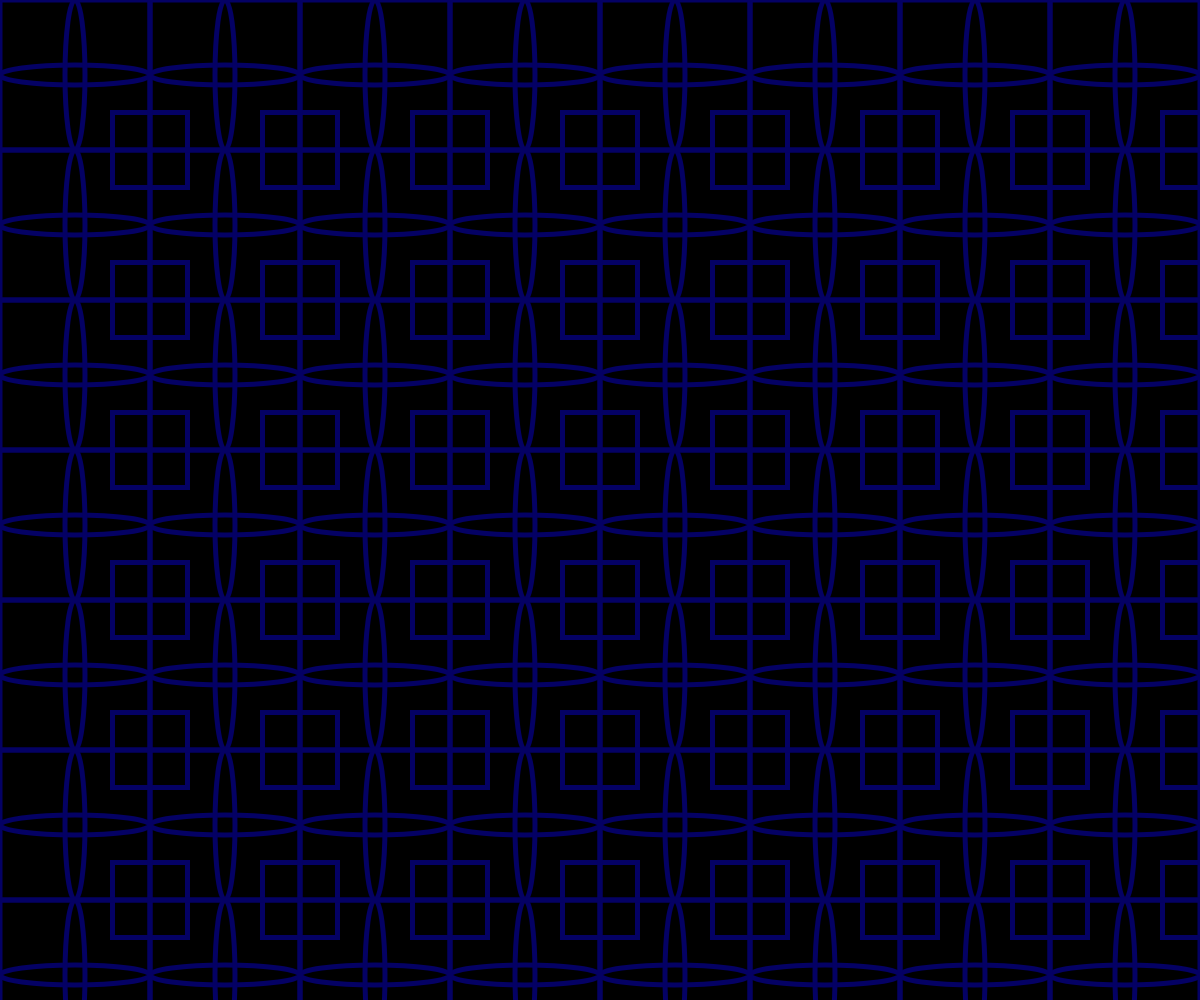
Frame 1 (no input)
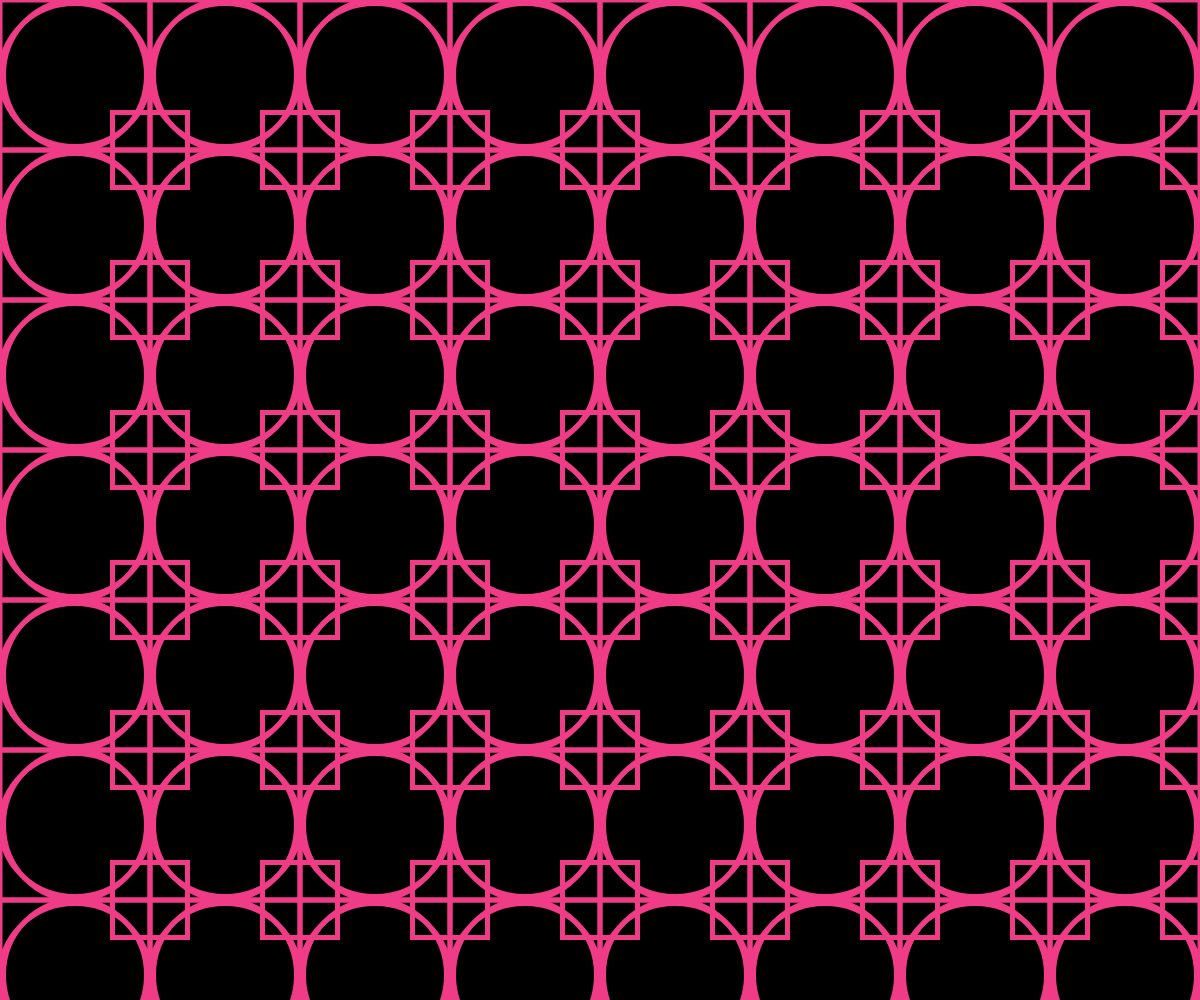
Frame 60 (no input)
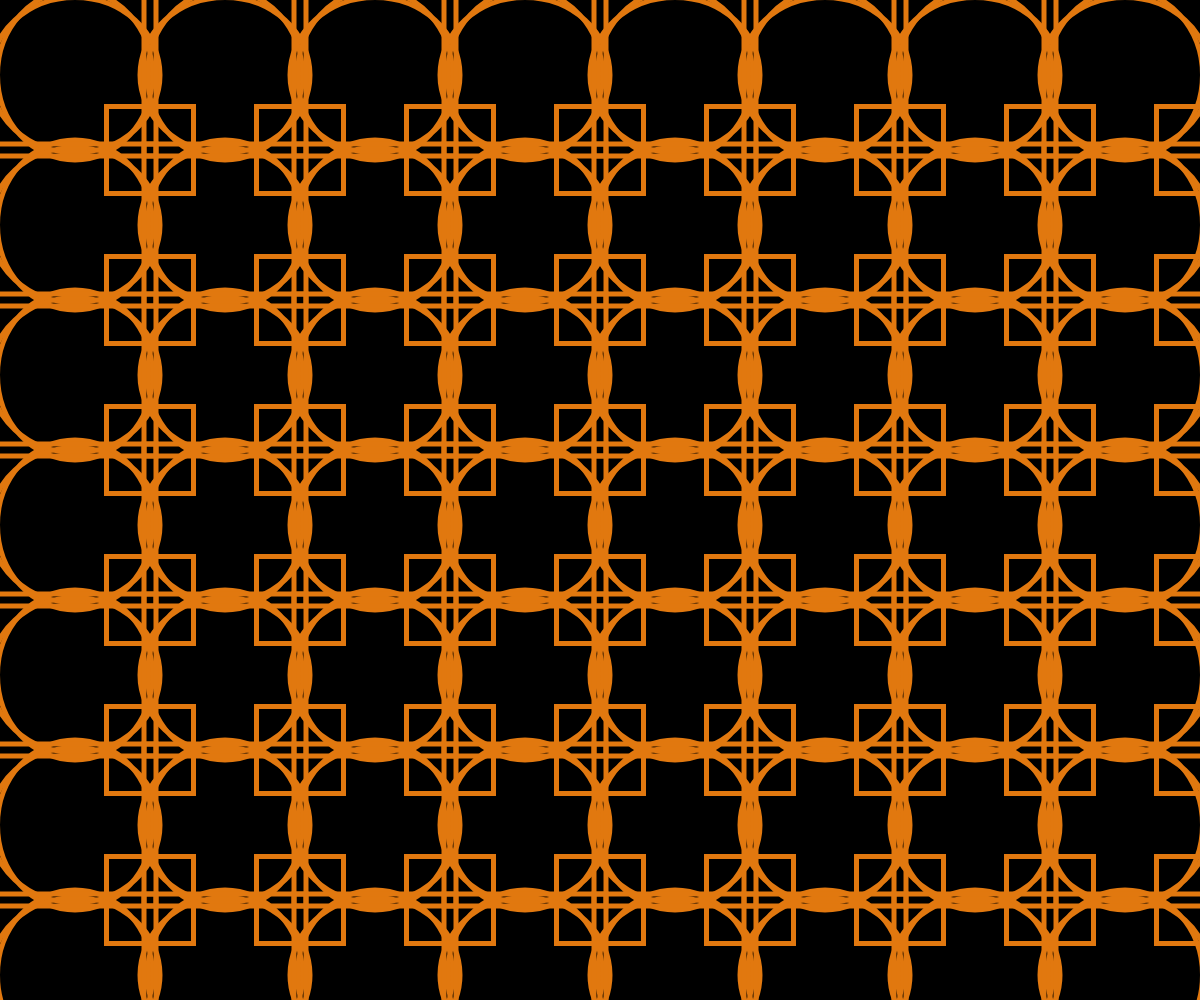
Frame 120 (the mouse pressed at the canvas centre since frame 60)

The p5.js sketch that drew these frames (run headless with seeded random() and noise() and a simulated clock; from frame 60 on, the mouse is pressed at the canvas centre):

// p5.js sketch
// ── sketch.js
function setup() {
	createCanvas(windowWidth, windowHeight);
	
}

function draw() {
  background(0)//背景顏色設置為0
  noFill()//畫出來的圖形不上色
  stroke(((frameCount%255)+(frameCount*3))%255,frameCount%255,frameCount*100%255);//圖形框線顏色會依照指定的規則做變換
  strokeWeight(5)//框線寬度設置為5
  rectMode(CENTER)//設定方形座標在中心點
	
for (var k=0;k<(width/150);k++){//設置k=0當k小於螢幕寬度除上50時k+1
	for (var p=0;p<(height/150);p++){//設置p=0當p小於螢幕寬度除上50時p+1
ellipse(75+(150*k),75+(150*p),150+mouseX/30,(frameCount*20)%151+mouseX/30);//畫出座標(75+(150*k),75+(150*p)大小(150+mouseX/30,(frameCount*20)%151+mouseX/30)的橢圓
ellipse(75+(150*k),75+(150*p),(frameCount*20)%151+mouseX/30,150+mouseX/30);//畫出座標(75+(150*k),75+(150*p)大小(frameCount*20)%151+mouseX/30,150+mouseX/30)的橢圓
rect(150+(150*k),150+(150*p),75+mouseX/50)//畫出座標(150+(150*k),150+(150*p)長寬為75+mouseX/50的方形
rect(75+(150*k),75+(150*p),150+mouseX/50)//畫出座標(75+(150*k),75+(150*p)長寬為150+mouseX/50的方形
}
}
}
